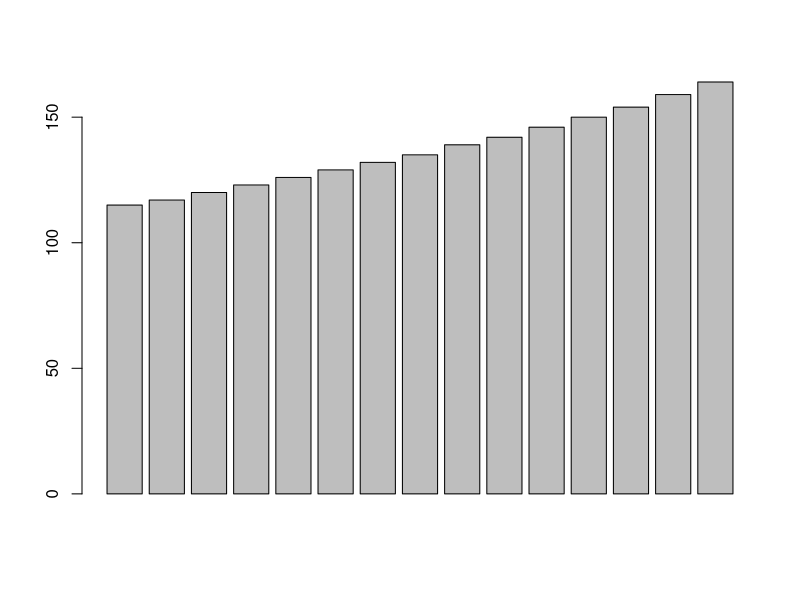
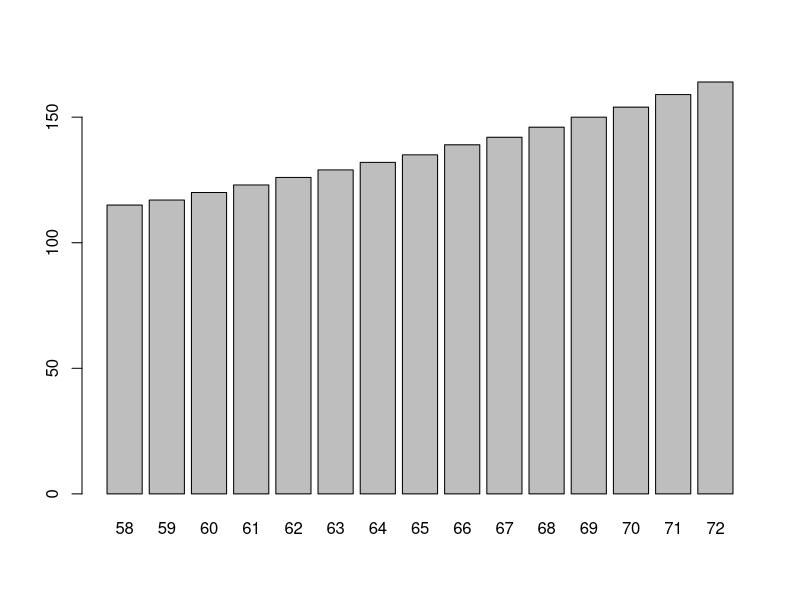
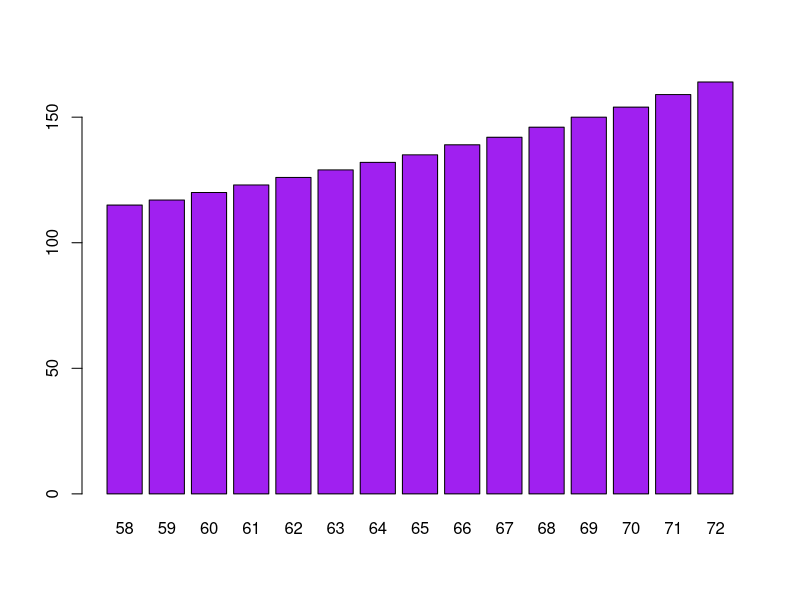
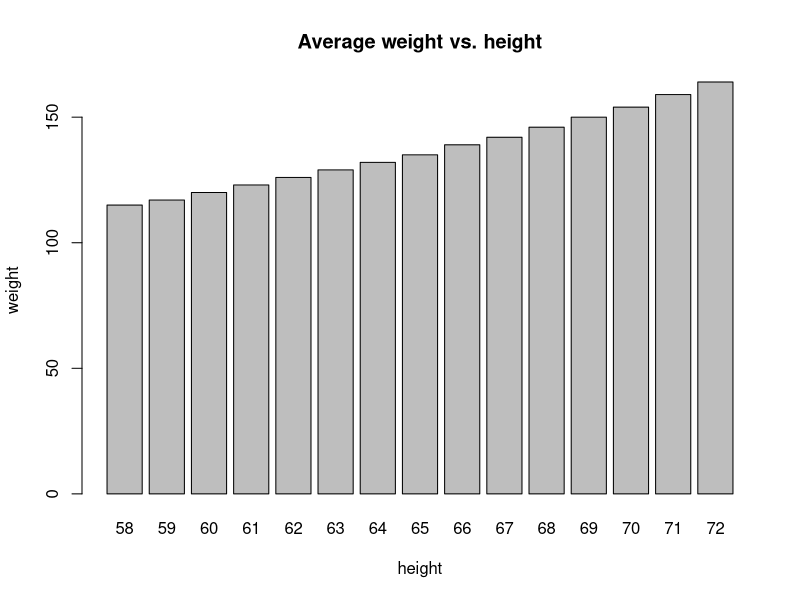

The R source for these figures, in order:
## ---- chunk 1
signif(pi, 4)
## ---- chunk 2
round(pi,-1)
## ---- chunk 3
x <- c(-2, -1.5, -1, -0.5, 0, 0.5, 1 )
trunc(x)
floor(x)
## ---- chunk 4
barplot(women$weight)
## ---- chunk 5
barplot(women$weight, names.arg=women$height)
## ---- chunk 6
barplot(women$weight, names.arg=women$height, col="purple")
## ---- chunk 7
barplot(women$weight, names.arg=women$height, xlab='height', ylab='weight', main='Average weight vs. height') 
## ---- chunk 8
survey <- read.delim( "../../data/survey.txt" )
## ---- chunk 9
cor(survey$span1, survey$span1)
## ---- chunk 10
cor(survey$span1, survey$span1, method='spearman')
## ---- chunk 11
"no"
## ---- chunk 12
table(survey$m.i, useNA = 'no')
table(survey$m.i, useNA = 'ifany')
table(survey$m.i, useNA = 'always')
table(survey$clap, useNA = 'no')
table(survey$clap, useNA = 'ifany')
table(survey$clap, useNA = 'always')
